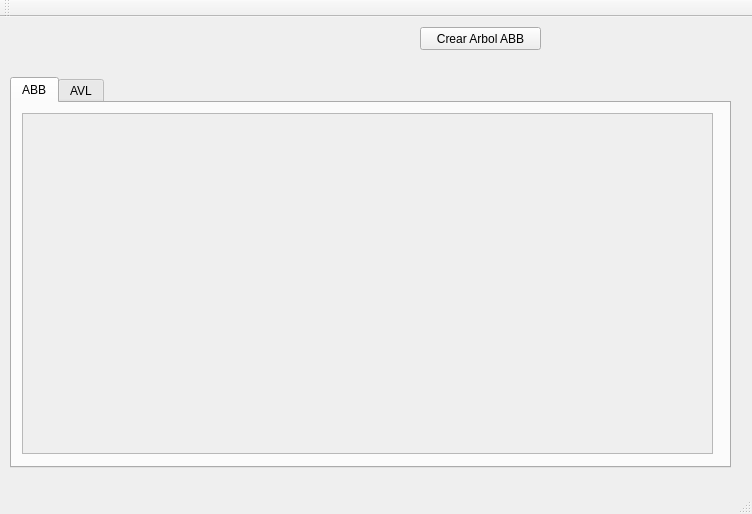
<?xml version="1.0" encoding="UTF-8"?>
<ui version="4.0">
 <class>MainWindow</class>
 <widget class="QMainWindow" name="MainWindow">
  <property name="geometry">
   <rect>
    <x>0</x>
    <y>0</y>
    <width>752</width>
    <height>514</height>
   </rect>
  </property>
  <property name="windowTitle">
   <string>MainWindow</string>
  </property>
  <widget class="QWidget" name="centralWidget">
   <widget class="QTabWidget" name="tabWidget">
    <property name="geometry">
     <rect>
      <x>10</x>
      <y>60</y>
      <width>721</width>
      <height>391</height>
     </rect>
    </property>
    <property name="currentIndex">
     <number>0</number>
    </property>
    <widget class="QWidget" name="tab">
     <attribute name="title">
      <string>ABB</string>
     </attribute>
     <widget class="QScrollArea" name="scrollArea">
      <property name="geometry">
       <rect>
        <x>10</x>
        <y>10</y>
        <width>691</width>
        <height>341</height>
       </rect>
      </property>
      <property name="widgetResizable">
       <bool>true</bool>
      </property>
      <widget class="QWidget" name="scrollAreaWidgetContents">
       <property name="geometry">
        <rect>
         <x>0</x>
         <y>0</y>
         <width>689</width>
         <height>339</height>
        </rect>
       </property>
       <layout class="QGridLayout" name="gridLayout">
        <item row="0" column="0">
         <widget class="QLabel" name="label">
          <property name="text">
           <string/>
          </property>
         </widget>
        </item>
       </layout>
      </widget>
     </widget>
    </widget>
    <widget class="QWidget" name="tab_2">
     <attribute name="title">
      <string>AVL</string>
     </attribute>
     <widget class="QScrollArea" name="scrollArea_2">
      <property name="geometry">
       <rect>
        <x>10</x>
        <y>10</y>
        <width>691</width>
        <height>341</height>
       </rect>
      </property>
      <property name="widgetResizable">
       <bool>true</bool>
      </property>
      <widget class="QWidget" name="scrollAreaWidgetContents_2">
       <property name="geometry">
        <rect>
         <x>0</x>
         <y>0</y>
         <width>689</width>
         <height>339</height>
        </rect>
       </property>
       <layout class="QGridLayout" name="gridLayout_2">
        <item row="0" column="0">
         <widget class="QLabel" name="label_2">
          <property name="text">
           <string/>
          </property>
         </widget>
        </item>
       </layout>
      </widget>
     </widget>
    </widget>
   </widget>
   <widget class="QPushButton" name="pushButton">
    <property name="geometry">
     <rect>
      <x>420</x>
      <y>10</y>
      <width>121</width>
      <height>23</height>
     </rect>
    </property>
    <property name="text">
     <string>Crear Arbol ABB</string>
    </property>
   </widget>
  </widget>
  <widget class="QMenuBar" name="menuBar">
   <property name="geometry">
    <rect>
     <x>0</x>
     <y>0</y>
     <width>752</width>
     <height>20</height>
    </rect>
   </property>
  </widget>
  <widget class="QToolBar" name="mainToolBar">
   <attribute name="toolBarArea">
    <enum>TopToolBarArea</enum>
   </attribute>
   <attribute name="toolBarBreak">
    <bool>false</bool>
   </attribute>
  </widget>
  <widget class="QStatusBar" name="statusBar"/>
 </widget>
 <layoutdefault spacing="6" margin="11"/>
 <resources/>
 <connections/>
</ui>
